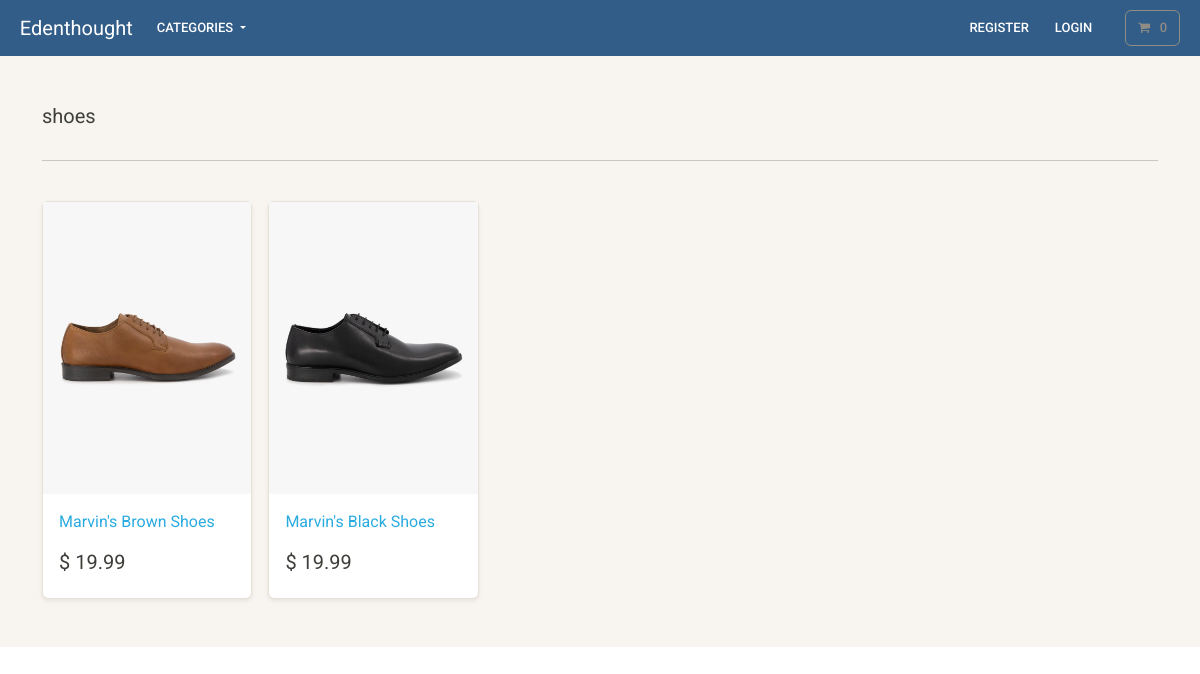
The page /search/shoes/ on the database its author committed.
### store/models.py (models this page shows, shortened)
class Category(models.Model):
    name = models.CharField(max_length=250, db_index=True)
    slug = models.SlugField(max_length=250, unique=True)
    class Meta:
        verbose_name_plural = 'categories'
    def get_absolute_url(self):
        return reverse('list-category', args=[self.slug])

class Product(models.Model):
    category = models.ForeignKey(Category, related_name='product', on_delete=models.CASCADE, null=True)
    title = models.CharField(max_length=250)
    brand = models.CharField(max_length=250, default='un-branded')
    description = models.TextField(blank=True)
    slug = models.SlugField(max_length=250)
    price = models.DecimalField(max_digits=4, decimal_places=2)
    image = models.ImageField(upload_to='images/')
    class Meta:
        verbose_name_plural = 'products'
    def get_absolute_url(self):
        return reverse('product-info', args=[self.slug])

### store/views.py (the view)
# urls.py: path('search/<slug:category_slug>/', views.list_category, name='list-category'),
def list_category(request, category_slug=None):
    category = get_object_or_404(Category, slug=category_slug)
    products = Product.objects.filter(category=category)
    return render(request, 'store/list-category.html', {'category': category, 'products': products})

### cart/cart.py (called while the page is built)
    def __len__(self):
        return sum(item['qty'] for item in self.cart.values())

### cart/context_processors.py (called while the page is built)
def cart(request):
    return {'cart': Cart(request)}

### store/views.py (called while the page is built)
def categories(request):
    all_categories = Category.objects.all()
    return {'all_categories': all_categories}

### store/templates/store/list-category.html
{% extends "./base.html" %}
{% load static %}
{% block content %}
<main>
  <div class="album py-5 bg-light">
    <div class="container">
      <div class="pb-3 h5"> {{ category.name }} </div>
      <hr>
      <br>
      <div class="row row-cols-1 row-cols-sm-2 row-cols-md-5 g-3">
        {% for product in products %}
        <div class="col">
          <div class="card shadow-sm">
          <img class="img-fluid" alt="Responsive image" src="{{ product.image.url }}">
            <div class="card-body">
              <p class="card-text">
                <a class="text-info text-decoration-none" href="{{ product.get_absolute_url }}"> {{ product.title }} </a>
              </p>
              <div class="d-flex justify-content-between align-items-center">
                <h5> $ {{ product.price }} </h5>
              </div>
            </div>
          </div>
        </div>
        {% endfor %}
      </div>
    </div>
  </div>
</main>
{% endblock %}

### rows shown on the page
Category: name "shoes"
Product: image (picture), title "Marvin's Brown Shoes", price "19.99"
Product: image (picture), title "Marvin's Black Shoes", price "19.99"
